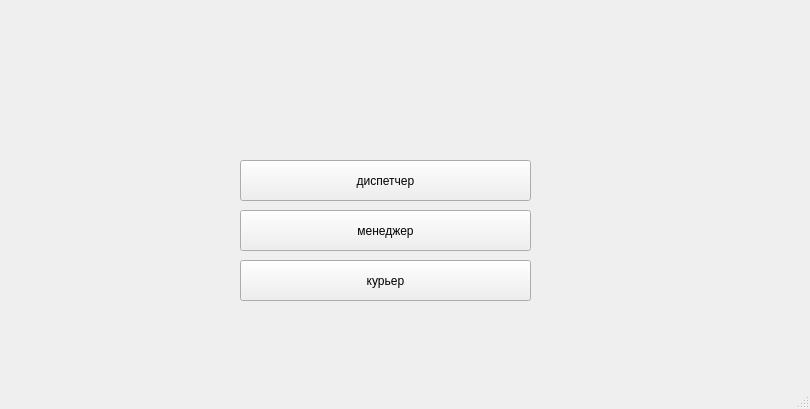
<?xml version="1.0" encoding="UTF-8"?>
<ui version="4.0">
 <class>MainWindow</class>
 <widget class="QMainWindow" name="MainWindow">
  <property name="geometry">
   <rect>
    <x>0</x>
    <y>0</y>
    <width>810</width>
    <height>409</height>
   </rect>
  </property>
  <property name="windowTitle">
   <string>MainWindow</string>
  </property>
  <widget class="QWidget" name="centralwidget">
   <widget class="QPushButton" name="dispButton">
    <property name="geometry">
     <rect>
      <x>240</x>
      <y>160</y>
      <width>291</width>
      <height>41</height>
     </rect>
    </property>
    <property name="text">
     <string>диспетчер</string>
    </property>
   </widget>
   <widget class="QPushButton" name="manButton">
    <property name="geometry">
     <rect>
      <x>240</x>
      <y>210</y>
      <width>291</width>
      <height>41</height>
     </rect>
    </property>
    <property name="text">
     <string>менеджер</string>
    </property>
   </widget>
   <widget class="QPushButton" name="courButton">
    <property name="geometry">
     <rect>
      <x>240</x>
      <y>260</y>
      <width>291</width>
      <height>41</height>
     </rect>
    </property>
    <property name="text">
     <string>курьер</string>
    </property>
   </widget>
  </widget>
  <widget class="QMenuBar" name="menubar">
   <property name="geometry">
    <rect>
     <x>0</x>
     <y>0</y>
     <width>810</width>
     <height>21</height>
    </rect>
   </property>
  </widget>
  <widget class="QStatusBar" name="statusbar"/>
 </widget>
 <resources/>
 <connections/>
</ui>
